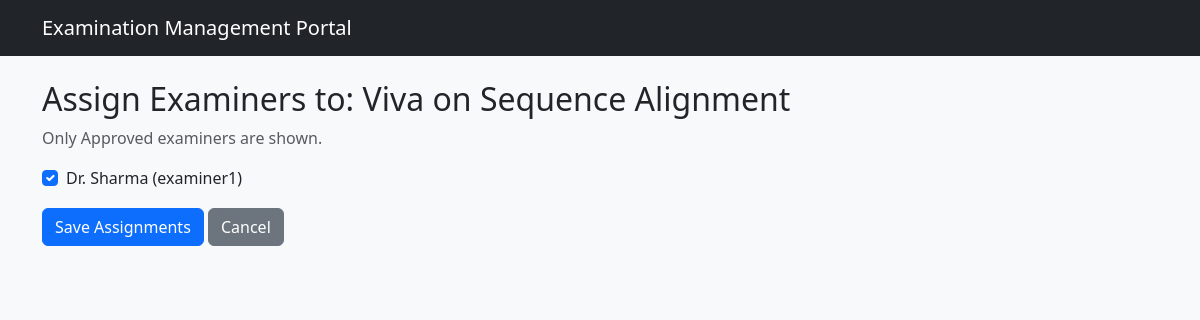
Screenshot of /admin/exams/1/assign (signed in) with the database file from the repository.
### models.py (models this page shows, shortened)
class Exam(db.Model):
    __tablename__ = 'exams'
    id = db.Column(db.Integer, primary_key=True)
    course_id = db.Column(db.Integer, db.ForeignKey('courses.id'), nullable=False)
    title = db.Column(db.String(150), nullable=False)
    exam_type = db.Column(db.String(30), nullable=False)  # Viva / Practical / Project Demo / Assessment
    status = db.Column(db.String(30), default='Draft')    # Draft / Slot Creation / Booking Open / Closed / Completed
    description = db.Column(db.Text)
    slot_creation_start = db.Column(db.DateTime)
    slot_creation_end   = db.Column(db.DateTime)
    booking_start       = db.Column(db.DateTime)
    booking_end         = db.Column(db.DateTime)
    created_at = db.Column(db.DateTime, default=datetime.utcnow)
    rubrics = db.relationship('Rubric', backref='exam', lazy=True, cascade='all, delete-orphan')
    slots   = db.relationship('Slot', backref='exam', lazy=True)
    bookings = db.relationship('Booking', backref='exam', lazy=True)
    assigned_examiners = db.relationship('ExamExaminer', backref='exam', lazy=True)

class User(UserMixin, db.Model):
    __tablename__ = 'users'
    id = db.Column(db.Integer, primary_key=True)
    username = db.Column(db.String(80), unique=True, nullable=False)
    email = db.Column(db.String(120), unique=True, nullable=False)
    password_hash = db.Column(db.String(256), nullable=False)
    role = db.Column(db.String(20), nullable=False)  # 'admin', 'examiner', 'student'
    full_name = db.Column(db.String(120), nullable=False)
    created_at = db.Column(db.DateTime, default=datetime.utcnow)
    examiner_profile = db.relationship('ExaminerProfile', backref='user', uselist=False)

### routes/admin.py (the view, shortened to what this page needs)
@admin_bp.route('/exams/<int:exam_id>/assign', methods=['GET', 'POST'])
@role_required('admin')
def assign_examiners(exam_id):
    exam = Exam.query.get_or_404(exam_id)
    approved = User.query.join(ExaminerProfile).filter(
        User.role == 'examiner',
        ExaminerProfile.status == 'Approved'
    ).order_by(User.full_name).all()
    assigned_ids = {ae.examiner_id for ae in exam.assigned_examiners}
    return render_template('admin/assign_examiners.html',
                           exam=exam,
                           approved=approved,
                           assigned_ids=assigned_ids)

### app.py (called while the page is built)
@login_manager.user_loader
def load_user(user_id):
    return User.query.get(int(user_id))

### templates/admin/assign_examiners.html (shortened to what this page needs)
{% extends "base.html" %}
{% block content %}
<h2>Assign Examiners to: {{ exam.title }}</h2>
<p class="text-muted">Only Approved examiners are shown.</p>
<form method="POST">
  {% for e in approved %}
  <div class="form-check">
    <input class="form-check-input" type="checkbox" name="examiner_ids" value="{{ e.id }}"
           id="ex{{ e.id }}" {% if e.id in assigned_ids %}checked{% endif %}>
    <label class="form-check-label" for="ex{{ e.id }}">
      {{ e.full_name }} ({{ e.username }})
    </label>
  </div>
  {% else %}
  <p class="text-warning">No approved examiners available.</p>
  {% endfor %}
  <button type="submit" class="btn btn-primary mt-3">Save Assignments</button>
  <a href="{{ url_for('admin.exams') }}" class="btn btn-secondary mt-3">Cancel</a>
</form>
{% endblock %}

### rows the page displays
Exam: title "Viva on Sequence Alignment"
User: examiner_ids "☑", full_name "Dr. Sharma", username "examiner1"
